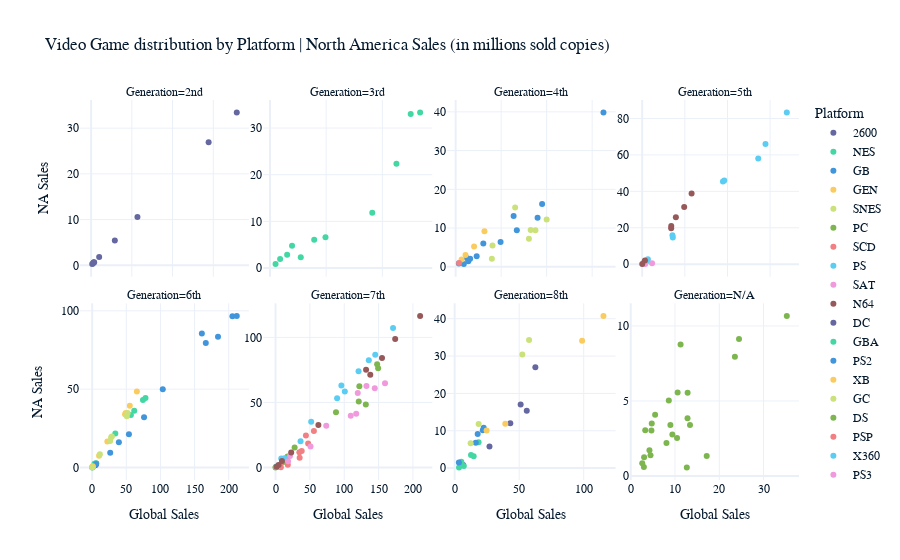

The code cell stored with this chart in its notebook:
### Code cell
import plotly.express as px

df = result.where(result["NA Sales"] != 0).dropna()

fig = px.scatter(df, x="Global Sales",facet_col="Generation", y="NA Sales", color="Platform", hover_name="Year",facet_col_wrap=4,category_orders={"Generation": ["2nd", "3rd", "4th", "5th","6th","7th","8th"]},title="Video Game distribution by Platform | North America Sales (in millions sold copies)"
                )

fig.update_traces(textposition="bottom right")
fig.update_xaxes(matches=None)
fig.update_yaxes(matches=None,showticklabels=True)


fig.show()

fig.write_image("./img/NASales.png")

### Figure 1 — Plotly figure (JSON) as saved in the notebook; plotly's stock layout.template omitted (floating-point values rounded to 4 significant figures)
{"data": [{"hovertemplate": "<b>%{hovertext}</b><br><br>Platform=2600<br>Generation=2nd<br>Global Sales=%{x}<br>NA Sales=%{y}<extra></extra>", "hovertext": [1980, 1981, 1982, 1983, 1984, 1985, 1986, 1987, 1988, 1989], "legendgroup": "2600", "marker": {"color": "#6568a0", "symbol": "circle"}, "mode": "markers", "name": "2600", "orientation": "v", "showlegend": true, "x": [11.38, 35.77, 28.86, 5.83, 0.27, 0.45, 0.66, 1.98, 0.75, 0.62], "xaxis": "x5", "y": [10.59, 33.4, 26.92, 5.44, 0.26, 0.42, 0.63, 1.84, 0.69, 0.59], "yaxis": "y5", "type": "scatter", "textposition": "bottom right"}, {"hovertemplate": "<b>%{hovertext}</b><br><br>Platform=NES<br>Generation=3rd<br>Global Sales=%{x}<br>NA Sales=%{y}<extra></extra>", "hovertext": [1983, 1984, 1985, 1986, 1987, 1988, 1989, 1990, 1991, 1992, 1993], "legendgroup": "NES", "marker": {"color": "#43d7a4", "symbol": "circle"}, "mode": "markers", "name": "NES", "orientation": "v", "showlegend": true, "x": [10.96, 50.09, 53.44, 36.41, 19.76, 45.01, 7.85, 15.74, 6.11, 1.98, 3.61], "xaxis": "x6", "y": [2.32, 33.02, 33.31, 11.87, 6.62, 22.36, 4.75, 6.08, 2.83, 0.84, 1.94], "yaxis": "y6", "type": "scatter", "textposition": "bottom right"}, {"hovertemplate": "<b>%{hovertext}</b><br><br>Platform=GB<br>Generation=4th<br>Global Sales=%{x}<br>NA Sales=%{y}<extra></extra>", "hovertext": [1988, 1989, 1990, 1991, 1992, 1994, 1995, 1996, 1997, 1998, 1999, 2000, 2001], "legendgroup": "GB", "marker": {"color": "#4095db", "symbol": "circle"}, "mode": "markers", "name": "GB", "orientation": "v", "showlegend": true, "x": [1.43, 64.98, 4.89, 5.57, 25.48, 12.17, 3.6, 36.02, 6.37, 26.9, 38.01, 19.76, 9.24], "xaxis": "x7", "y": [0.82, 39.81, 2.24, 1.43, 13.1, 6.03, 0.69, 12.66, 2.09, 9.44, 16.21, 6.39, 2.73], "yaxis": "y7", "type": "scatter", "textposition": "bottom right"}, {"hovertemplate": "<b>%{hovertext}</b><br><br>Platform=GEN<br>Generation=4th<br>Global Sales=%{x}<br>NA Sales=%{y}<extra></extra>", "hovertext": [1990, 1991, 1992, 1994], "legendgroup": "GEN", "marker": {"color": "#facc5f", "symbol": "circle"}, "mode": "markers", "name": "GEN", "orientation": "v", "showlegend": true, "x": [2.6, 4.34, 12.66, 8.11], "xaxis": "x7", "y": [1.86, 3.03, 9.17, 5.21], "yaxis": "y7", "type": "scatter", "textposition": "bottom right"}, {"hovertemplate": "<b>%{hovertext}</b><br><br>Platform=SNES<br>Generation=4th<br>Global Sales=%{x}<br>NA Sales=%{y}<extra></extra>", "hovertext": [1990, 1991, 1992, 1993, 1994, 1995, 1996], "legendgroup": "SNES", "marker": {"color": "#cae279", "symbol": "circle"}, "mode": "markers", "name": "SNES", "orientation": "v", "showlegend": true, "x": [26.16, 16.21, 32.98, 40.01, 35.08, 32.21, 15.93], "xaxis": "x7", "y": [15.28, 5.47, 9.52, 12.18, 9.43, 7.26, 2.09], "yaxis": "y7", "type": "scatter", "textposition": "bottom right"}, {"hovertemplate": "<b>%{hovertext}</b><br><br>Platform=PC<br>Generation=N/A<br>Global Sales=%{x}<br>NA Sales=%{y}<extra></extra>", "hovertext": [1992, 1994, 1995, 1996, 1997, 1998, 1999, 2000, 2001, 2002, 2003, 2004, 2005, 2006, 2007, 2008, 2009, 2010, 2011, 2012, 2013, 2014, 2015, 2016], "legendgroup": "PC", "marker": {"color": "#7db64f", "symbol": "circle"}, "mode": "markers", "name": "PC", "orientation": "v", "showlegend": true, "x": [3.02, 12.85, 4.23, 10.59, 11.26, 3.28, 4.75, 4.68, 5.51, 8.6, 8.96, 10.46, 4.47, 2.97, 9.4, 12.67, 17.16, 24.46, 35.25, 23.53, 12.83, 13.39, 8.07, 2.6], "xaxis": "x4", "y": [1.24, 5.55, 1.71, 5.56, 8.76, 3.05, 3.5, 3.03, 4.08, 5.03, 3.39, 2.53, 1.38, 0.6, 2.76, 0.57, 1.33, 9.13, 10.67, 7.95, 3.84, 3.4, 2.2, 0.84], "yaxis": "y4", "type": "scatter", "textposition": "bottom right"}, {"hovertemplate": "<b>%{hovertext}</b><br><br>Platform=SCD<br>Generation=4th<br>Global Sales=%{x}<br>NA Sales=%{y}<extra></extra>", "hovertext": [1993], "legendgroup": "SCD", "marker": {"color": "#f08083", "symbol": "circle"}, "mode": "markers", "name": "SCD", "orientation": "v", "showlegend": true, "x": [1.5], "xaxis": "x7", "y": [1], "yaxis": "y7", "type": "scatter", "textposition": "bottom right"}, {"hovertemplate": "<b>%{hovertext}</b><br><br>Platform=PS<br>Generation=5th<br>Global Sales=%{x}<br>NA Sales=%{y}<extra></extra>", "hovertext": [1994, 1995, 1996, 1997, 1998, 1999, 2000, 2001, 2002, 2003], "legendgroup": "PS", "marker": {"color": "#5bcdf2", "symbol": "circle"}, "mode": "markers", "name": "PS", "orientation": "v", "showlegend": true, "x": [6.02, 35.92, 94.68, 136.1, 169.6, 144.6, 96.28, 35.52, 6.69, 2.05], "xaxis": "x8", "y": [1.76, 14.61, 45.42, 58.06, 83.22, 65.94, 45.93, 15.84, 2.78, 1.15], "yaxis": "y8", "type": "scatter", "textposition": "bottom right"}, {"hovertemplate": "<b>%{hovertext}</b><br><br>Platform=SAT<br>Generation=5th<br>Global Sales=%{x}<br>NA Sales=%{y}<extra></extra>", "hovertext": [1994, 1995], "legendgroup": "SAT", "marker": {"color": "#f099dc", "symbol": "circle"}, "mode": "markers", "name": "SAT", "orientation": "v", "showlegend": true, "x": [3.64, 11.58], "xaxis": "x8", "y": [0.17, 0.55], "yaxis": "y8", "type": "scatter", "textposition": "bottom right"}, {"hovertemplate": "<b>%{hovertext}</b><br><br>Platform=N64<br>Generation=5th<br>Global Sales=%{x}<br>NA Sales=%{y}<extra></extra>", "hovertext": [1996, 1997, 1998, 1999, 2000, 2001, 2002], "legendgroup": "N64", "marker": {"color": "#965858", "symbol": "circle"}, "mode": "markers", "name": "N64", "orientation": "v", "showlegend": true, "x": [34.11, 39.51, 49.28, 57.96, 34.01, 3.26, 0.08], "xaxis": "x8", "y": [21.03, 25.84, 31.39, 38.77, 19.74, 2.08, 0.06], "yaxis": "y8", "type": "scatter", "textposition": "bottom right"}, {"hovertemplate": "<b>%{hovertext}</b><br><br>Platform=DC<br>Generation=6th<br>Global Sales=%{x}<br>NA Sales=%{y}<extra></extra>", "hovertext": [1998, 1999, 2000], "legendgroup": "DC", "marker": {"color": "#6568a0", "symbol": "circle"}, "mode": "markers", "name": "DC", "orientation": "v", "showlegend": true, "x": [3.39, 5.17, 5.99], "xaxis": "x", "y": [1.26, 1.64, 2.53], "yaxis": "y", "type": "scatter", "textposition": "bottom right"}, {"hovertemplate": "<b>%{hovertext}</b><br><br>Platform=GBA<br>Generation=6th<br>Global Sales=%{x}<br>NA Sales=%{y}<extra></extra>", "hovertext": [2000, 2001, 2002, 2003, 2004, 2005, 2006, 2007], "legendgroup": "GBA", "marker": {"color": "#43d7a4", "symbol": "circle"}, "mode": "markers", "name": "GBA", "orientation": "v", "showlegend": true, "x": [0.06, 61.62, 74.38, 56.73, 78.09, 33.9, 5.35, 3.43], "xaxis": "x", "y": [0.05, 36.24, 43.02, 33.53, 44.43, 21.7, 2.7, 2.45], "yaxis": "y", "type": "scatter", "textposition": "bottom right"}, {"hovertemplate": "<b>%{hovertext}</b><br><br>Platform=PS2<br>Generation=6th<br>Global Sales=%{x}<br>NA Sales=%{y}<extra></extra>", "hovertext": [2000, 2001, 2002, 2003, 2004, 2005, 2006, 2007, 2008, 2009, 2010, 2011], "legendgroup": "PS2", "marker": {"color": "#4095db", "symbol": "circle"}, "mode": "markers", "name": "PS2", "orientation": "v", "showlegend": true, "x": [39.11, 166.4, 205.4, 184.3, 211.8, 160.7, 103.4, 76, 53.83, 26.45, 5.63, 0.47], "xaxis": "x", "y": [16.08, 79.49, 96.54, 83.54, 96.78, 85.6, 49.93, 32.05, 21.23, 9.36, 2.19, 0.13], "yaxis": "y", "type": "scatter", "textposition": "bottom right"}, {"hovertemplate": "<b>%{hovertext}</b><br><br>Platform=XB<br>Generation=6th<br>Global Sales=%{x}<br>NA Sales=%{y}<extra></extra>", "hovertext": [2000, 2001, 2002, 2003, 2004, 2005, 2006, 2007, 2008], "legendgroup": "XB", "marker": {"color": "#facc5f", "symbol": "circle"}, "mode": "markers", "name": "XB", "orientation": "v", "showlegend": true, "x": [0.99, 22.24, 48.15, 55.16, 65.5, 49.17, 10.15, 0.55, 0.18], "xaxis": "x", "y": [0.74, 16.61, 34.05, 39.34, 48.47, 34.84, 7.47, 0.41, 0.13], "yaxis": "y", "type": "scatter", "textposition": "bottom right"}, {"hovertemplate": "<b>%{hovertext}</b><br><br>Platform=GC<br>Generation=6th<br>Global Sales=%{x}<br>NA Sales=%{y}<extra></extra>", "hovertext": [2001, 2002, 2003, 2004, 2005, 2006, 2007], "legendgroup": "GC", "marker": {"color": "#cae279", "symbol": "circle"}, "mode": "markers", "name": "GC", "orientation": "v", "showlegend": true, "x": [26.3, 51.93, 50.66, 28.89, 27.8, 11.29, 0.27], "xaxis": "x", "y": [16.91, 34.71, 32.64, 19.71, 19.25, 8.51, 0.21], "yaxis": "y", "type": "scatter", "textposition": "bottom right"}, {"hovertemplate": "<b>%{hovertext}</b><br><br>Platform=DS<br>Generation=7th<br>Global Sales=%{x}<br>NA Sales=%{y}<extra></extra>", "hovertext": [2004, 2005, 2006, 2007, 2008, 2009, 2010, 2011, 2012, 2013, 2014, 2020], "legendgroup": "DS", "marker": {"color": "#7db64f", "symbol": "circle"}, "mode": "markers", "name": "DS", "orientation": "v", "showlegend": true, "x": [17.46, 131.4, 121.2, 149.4, 147.9, 122.0, 87.98, 27.8, 11.64, 1.96, 0.02, 0.29], "xaxis": "x2", "y": [8.42, 48.47, 50.63, 76.36, 79.4, 62.41, 42.36, 15.29, 4.21, 0.72, 0.02, 0.27], "yaxis": "y2", "type": "scatter", "textposition": "bottom right"}, {"hovertemplate": "<b>%{hovertext}</b><br><br>Platform=PSP<br>Generation=7th<br>Global Sales=%{x}<br>NA Sales=%{y}<extra></extra>", "hovertext": [2004, 2005, 2006, 2007, 2008, 2009, 2010, 2011, 2012], "legendgroup": "PSP", "marker": {"color": "#f08083", "symbol": "circle"}, "mode": "markers", "name": "PSP", "orientation": "v", "showlegend": true, "x": [7.13, 44.23, 55.85, 47.48, 34.68, 38.07, 35.11, 17.89, 7.72], "xaxis": "x2", "y": [2.25, 24.48, 27.99, 18.46, 11.72, 12.61, 7.4, 2.05, 0.13], "yaxis": "y2", "type": "scatter", "textposition": "bottom right"}, {"hovertemplate": "<b>%{hovertext}</b><br><br>Platform=X360<br>Generation=7th<br>Global Sales=%{x}<br>NA Sales=%{y}<extra></extra>", "hovertext": [2005, 2006, 2007, 2008, 2009, 2010, 2011, 2012, 2013, 2014, 2015, 2016], "legendgroup": "X360", "marker": {"color": "#5bcdf2", "symbol": "circle"}, "mode": "markers", "name": "X360", "orientation": "v", "showlegend": true, "x": [8.32, 51.88, 95.84, 135.8, 120.8, 171.1, 145.1, 100.9, 89.61, 36.42, 13.05, 0.83], "xaxis": "x2", "y": [6.89, 35.16, 62.95, 82.44, 73.97, 107.2, 86.7, 58.32, 53.13, 20.09, 7.11, 0.36], "yaxis": "y2", "type": "scatter", "textposition": "bottom right"}, {"hovertemplate": "<b>%{hovertext}</b><br><br>Platform=PS3<br>Generation=7th<br>Global Sales=%{x}<br>NA Sales=%{y}<extra></extra>", "hovertext": [2006, 2007, 2008, 2009, 2010, 2011, 2012, 2013, 2014, 2015, 2016], "legendgroup": "PS3", "marker": {"color": "#f099dc", "symbol": "circle"}, "mode": "markers", "name": "PS3", "orientation": "v", "showlegend": true, "x": [21.07, 73.81, 119.7, 132.3, 144.4, 159.4, 109.5, 117.4, 50.96, 18.22, 2.59], "xaxis": "x2", "y": [8.83, 32.15, 57.18, 62.63, 60.92, 64.8, 39.8, 41.31, 16.12, 4.76, 0.4], "yaxis": "y2", "type": "scatter", "textposition": "bottom right"}, {"hovertemplate": "<b>%{hovertext}</b><br><br>Platform=Wii<br>Generation=7th<br>Global Sales=%{x}<br>NA Sales=%{y}<extra></extra>", "hovertext": [2006, 2007, 2008, 2009, 2010, 2011, 2012, 2013, 2014, 2015], "legendgroup": "Wii", "marker": {"color": "#965858", "symbol": "circle"}, "mode": "markers", "name": "Wii", "orientation": "v", "showlegend": true, "x": [137.9, 155.0, 174.2, 210.4, 131.8, 62.41, 22.77, 9.36, 4.44, 1.55], "xaxis": "x2", "y": [71.3, 84.25, 98.77, 116.5, 75.03, 32.72, 11.46, 4.91, 1.82, 0.57], "yaxis": "y2", "type": "scatter", "textposition": "bottom right"}, {"hovertemplate": "<b>%{hovertext}</b><br><br>Platform=3DS<br>Generation=8th<br>Global Sales=%{x}<br>NA Sales=%{y}<extra></extra>", "hovertext": [2011, 2012, 2013, 2014, 2015, 2016], "legendgroup": "3DS", "marker": {"color": "#6568a0", "symbol": "circle"}, "mode": "markers", "name": "3DS", "orientation": "v", "showlegend": true, "x": [62.53, 51.14, 55.88, 43.14, 26.99, 6.6], "xaxis": "x3", "y": [26.98, 17.04, 15.33, 12.03, 5.82, 0.83], "yaxis": "y3", "type": "scatter", "textposition": "bottom right"}, {"hovertemplate": "<b>%{hovertext}</b><br><br>Platform=PSV<br>Generation=8th<br>Global Sales=%{x}<br>NA Sales=%{y}<extra></extra>", "hovertext": [2011, 2012, 2013, 2014, 2015, 2016], "legendgroup": "PSV", "marker": {"color": "#43d7a4", "symbol": "circle"}, "mode": "markers", "name": "PSV", "orientation": "v", "showlegend": true, "x": [5.15, 18.53, 12.69, 14.74, 7.1, 3.4], "xaxis": "x3", "y": [1.72, 6.92, 3.49, 3.21, 0.54, 0.19], "yaxis": "y3", "type": "scatter", "textposition": "bottom right"}, {"hovertemplate": "<b>%{hovertext}</b><br><br>Platform=WiiU<br>Generation=8th<br>Global Sales=%{x}<br>NA Sales=%{y}<extra></extra>", "hovertext": [2012, 2013, 2014, 2015, 2016], "legendgroup": "WiiU", "marker": {"color": "#4095db", "symbol": "circle"}, "mode": "markers", "name": "WiiU", "orientation": "v", "showlegend": true, "x": [17.84, 21.84, 22.51, 16.38, 3.29], "xaxis": "x3", "y": [9.13, 10.15, 10.78, 6.77, 1.49], "yaxis": "y3", "type": "scatter", "textposition": "bottom right"}, {"hovertemplate": "<b>%{hovertext}</b><br><br>Platform=PS4<br>Generation=8th<br>Global Sales=%{x}<br>NA Sales=%{y}<extra></extra>", "hovertext": [2013, 2014, 2015, 2016], "legendgroup": "PS4", "marker": {"color": "#facc5f", "symbol": "circle"}, "mode": "markers", "name": "PS4", "orientation": "v", "showlegend": true, "x": [24.76, 98.76, 115.3, 39.25], "xaxis": "x3", "y": [10.09, 34.09, 40.76, 11.86], "yaxis": "y3", "type": "scatter", "textposition": "bottom right"}, {"hovertemplate": "<b>%{hovertext}</b><br><br>Platform=XOne<br>Generation=8th<br>Global Sales=%{x}<br>NA Sales=%{y}<extra></extra>", "hovertext": [2013, 2014, 2015, 2016], "legendgroup": "XOne", "marker": {"color": "#cae279", "symbol": "circle"}, "mode": "markers", "name": "XOne", "orientation": "v", "showlegend": true, "x": [18.6, 52.43, 57.66, 12.37], "xaxis": "x3", "y": [11.8, 30.41, 34.29, 6.69], "yaxis": "y3", "type": "scatter", "textposition": "bottom right"}], "layout": {"xaxis": {"anchor": "y", "domain": [0, 0.235], "title": {"text": "Global Sales"}}, "yaxis": {"anchor": "x", "domain": [0, 0.465], "title": {"text": "NA Sales"}, "showticklabels": true}, "xaxis2": {"anchor": "y2", "domain": [0.255, 0.49], "title": {"text": "Global Sales"}}, "yaxis2": {"anchor": "x2", "domain": [0, 0.465], "showticklabels": true}, "xaxis3": {"anchor": "y3", "domain": [0.51, 0.745], "title": {"text": "Global Sales"}}, "yaxis3": {"anchor": "x3", "domain": [0, 0.465], "showticklabels": true}, "xaxis4": {"anchor": "y4", "domain": [0.765, 1.0], "title": {"text": "Global Sales"}}, "yaxis4": {"anchor": "x4", "domain": [0, 0.465], "showticklabels": true}, "xaxis5": {"anchor": "y5", "domain": [0, 0.235], "showticklabels": false}, "yaxis5": {"anchor": "x5", "domain": [0.535, 1.0], "title": {"text": "NA Sales"}, "showticklabels": true}, "xaxis6": {"anchor": "y6", "domain": [0.255, 0.49], "showticklabels": false}, "yaxis6": {"anchor": "x6", "domain": [0.535, 1.0], "showticklabels": true}, "xaxis7": {"anchor": "y7", "domain": [0.51, 0.745], "showticklabels": false}, "yaxis7": {"anchor": "x7", "domain": [0.535, 1.0], "showticklabels": true}, "xaxis8": {"anchor": "y8", "domain": [0.765, 1.0], "showticklabels": false}, "yaxis8": {"anchor": "x8", "domain": [0.535, 1.0], "showticklabels": true}, "annotations": [{"font": {}, "showarrow": false, "text": "Generation=6th", "x": 0.1175, "xanchor": "center", "xref": "paper", "y": 0.465, "yanchor": "bottom", "yref": "paper"}, {"font": {}, "showarrow": false, "text": "Generation=7th", "x": 0.3725, "xanchor": "center", "xref": "paper", "y": 0.465, "yanchor": "bottom", "yref": "paper"}, {"font": {}, "showarrow": false, "text": "Generation=8th", "x": 0.6275, "xanchor": "center", "xref": "paper", "y": 0.465, "yanchor": "bottom", "yref": "paper"}, {"font": {}, "showarrow": false, "text": "Generation=N/A", "x": 0.8825, "xanchor": "center", "xref": "paper", "y": 0.465, "yanchor": "bottom", "yref": "paper"}, {"font": {}, "showarrow": false, "text": "Generation=2nd", "x": 0.1175, "xanchor": "center", "xref": "paper", "y": 1.0, "yanchor": "bottom", "yref": "paper"}, {"font": {}, "showarrow": false, "text": "Generation=3rd", "x": 0.3725, "xanchor": "center", "xref": "paper", "y": 1.0, "yanchor": "bottom", "yref": "paper"}, {"font": {}, "showarrow": false, "text": "Generation=4th", "x": 0.6275, "xanchor": "center", "xref": "paper", "y": 1.0, "yanchor": "bottom", "yref": "paper"}, {"font": {}, "showarrow": false, "text": "Generation=5th", "x": 0.8825, "xanchor": "center", "xref": "paper", "y": 1.0, "yanchor": "bottom", "yref": "paper"}], "legend": {"title": {"text": "Platform"}, "tracegroupgap": 0}, "title": {"text": "Video Game distribution by Platform | North America Sales (in millions sold copies)"}}}
